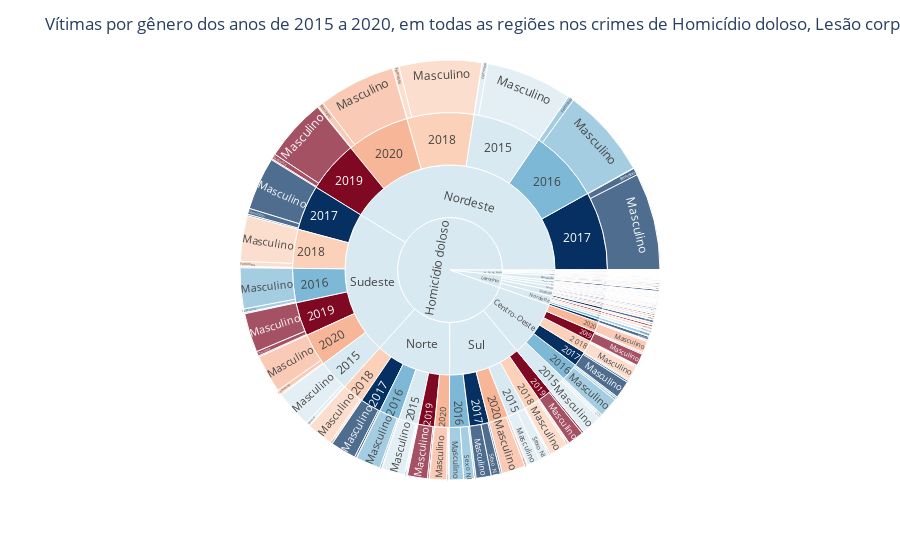

Write notebook code for a chart like this one.
### Code cell
# grafico, o path mostra a ordem hierárquica do gráfico, o primeiro é o nível um, o segundo o nível dois,...
# o segundo nível está dentro do primeiro, o terceiro dentro do segundo que está dentro do primeiro,...
# o path vai percorrer toda a lista informada e juntar todos os iguais e seus respectivos valores
fig = px.sunburst(dados, path=['crime', 'regiao', 'ano', 'genero'], values='vitimas',
                  color='ano',  # define que a cor do nível que está o ano será mudada
                  color_discrete_sequence=["rgb(217, 233, 241)", "rgb(247, 182, 152)", "rgb(127, 8, 35)",
                                           "rgb(251, 209, 186)", "rgb(126, 184, 215)", "rgb(5, 48, 97)",
                                           "rgb(217, 233, 241)"]  # define a ordem das cores a serem mudadas
                  )

fig.update_layout(
    height=600,  # tamanho do gráfico em px
    title={"text": "Vítimas por gênero dos anos de 2015 a 2020, em todas as regiões nos crimes de Homicídio doloso, Lesão corporal seguida de morte e Latrocínio"}  # título
)

### Figure 1 — Plotly figure (JSON) as saved in the notebook; plotly's stock layout.template omitted (floating-point values rounded to 4 significant figures; data arrays with more than 128 entries replaced by an {"elided": "..."} marker saying what was removed)
{"data": [{"branchvalues": "total", "customdata": {"elided": "378x1 str values"}, "domain": {"x": [0, 1], "y": [0, 1]}, "hovertemplate": "labels=%{label}<br>vitimas=%{value}<br>parent=%{parent}<br>id=%{id}<br>ano=%{customdata[0]}<extra></extra>", "ids": {"elided": "378 str values"}, "labels": {"elided": "378 str values"}, "marker": {"colors": {"elided": "378 str values"}}, "name": "", "parents": {"elided": "378 str values"}, "type": "sunburst", "values": {"elided": "378 int values"}}], "layout": {"autosize": true, "legend": {"tracegroupgap": 0}, "margin": {"t": 60}, "sunburstcolorway": ["rgb(217, 233, 241)", "rgb(247, 182, 152)", "rgb(127, 8, 35)", "rgb(251, 209, 186)", "rgb(126, 184, 215)", "rgb(5, 48, 97)", "rgb(217, 233, 241)"], "title": {"text": "Vítimas por gênero dos anos de 2015 a 2020, em todas as regiões nos crimes de Homicídio doloso, Lesão corporal seguida de morte e Latrocínio"}}}
